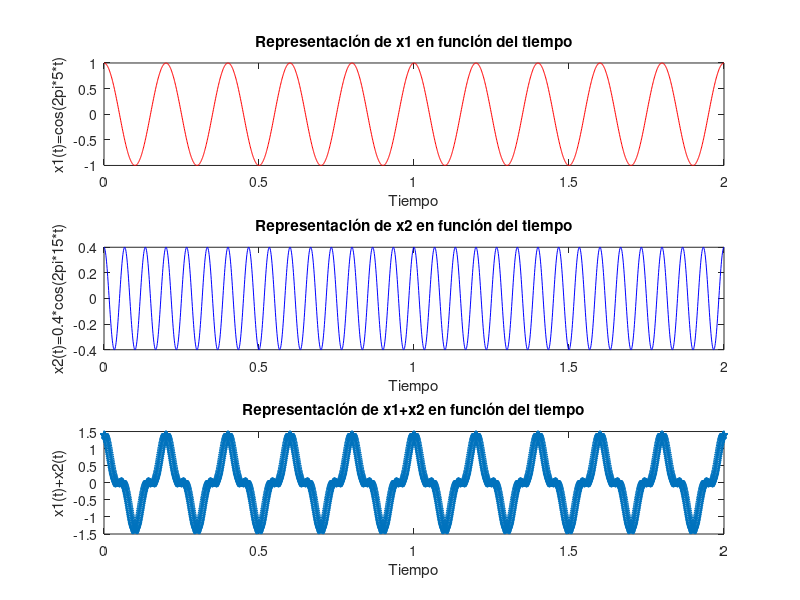

The MATLAB script that drew this image:
%Ejercicio 1 práctica 1
%Genera las señales sinusoidales definidas como
% x1(t)=cos(2pi*5*t) ; x2(t)=0.4*cos(2pi*15*t)
% El intervalo de tiempo es 0:0.001:2.
%Lo crearemos en una misma figura y subplotearemos las tres funciones.

t=0:0.001:2;
x1= cos(2*pi*5*t);
x2= 0.4* cos(2*pi*15*t);
x3= x1 + x2;

figure(1);

subplot(311); plot(t, x1, 'r'); xlabel('Tiempo'); ylabel('x1(t)=cos(2pi*5*t)'); title('Representación de x1 en función del tiempo');
subplot(312); plot(t, x2, 'b'); xlabel('Tiempo'); ylabel('x2(t)=0.4*cos(2pi*15*t)'); title('Representación de x2 en función del tiempo');
subplot(313); plot(t, x3, 'p'); xlabel('Tiempo'); ylabel('x1(t)+x2(t)'); title('Representación de x1+x2 en función del tiempo');
